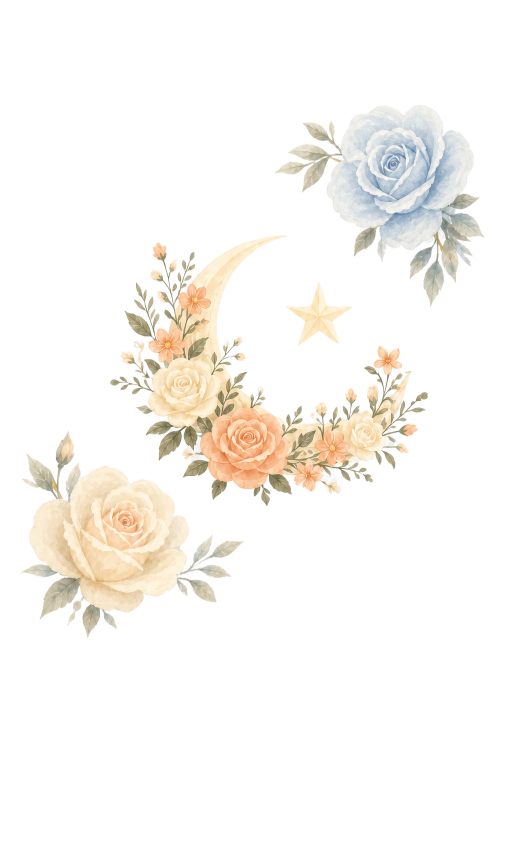
#> input picture docs/rose-horizon-art/walimah/props.png, 1024 x 1696 px, found by its file name (shown at 1/2 size)
$ python walimah-crop-fix.py
#> lines starting #> are read from the running program, lines starting #| are printed output that depends on the picture; after the words box and inside, x2 and y2 are one past the last pixel; in counts of white or black regions, pixels touching at a corner belong together
#!/usr/bin/env python3
"""Manual crop for walimah: extract at a small group-gap (genuinely separates wreath from
cream rose, unlike welcome's zero-gap fusion) then recombine wreath+star into one asset,
since 'Rose-wreathed crescent moon and star' is a single confirmed icon in spec/assets.json.
"""
import json
from pathlib import Path

import numpy as np
from PIL import Image
from scipy import ndimage

ART = Path("/Users/helmyheiry/wedding-invite-app/.worktrees/rose-horizon-20260908/docs/rose-horizon-art/walimah")
OUT = Path("/Users/helmyheiry/wedding-invite-app/.worktrees/rose-horizon-20260908/docs/rose-horizon-props/walimah")
OUT.mkdir(parents=True, exist_ok=True)

sheet = Image.open(ART / "props.png").convert("RGBA")
#> sheet is the input picture: PIL image 1024x1696 RGBA; mean R, G, B, A 40.7, 38.1, 34, 42.2
arr = np.asarray(sheet)
a = arr[:, :, 3]
solid = a > 16
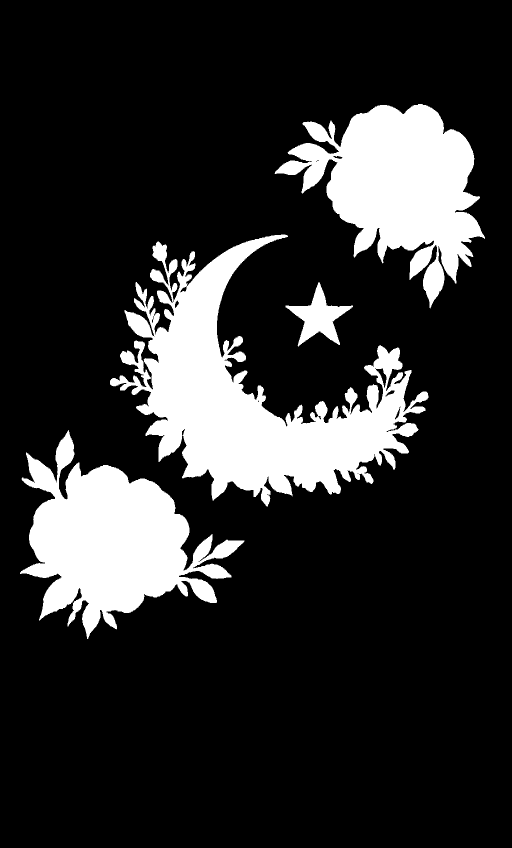
#> solid: shape (1696, 1024) bool (shown at 1/2 size); 17.5% white; 4 white regions, box (x1, y1, x2, y2) and area: (220, 469, 857, 1013) 128427, (40, 860, 489, 1278) 85413, (549, 208, 970, 617) 83553, (571, 564, 706, 693) 6218

GAP = 2  # small enough that wreath and cream rose stay genuinely separate (verified: 4 real
         # groups at gap<=12; only merges into fewer at gap>=16, which is a false fusion)
k = 2 * GAP + 1
grouped = ndimage.binary_dilation(solid, np.ones((k, k)))
#> grouped: shape (1696, 1024) bool; 19.4% white; 4 white regions, box (x1, y1, x2, y2) and area: (218, 467, 859, 1015) 146069, (38, 858, 491, 1280) 92912, (547, 206, 972, 619) 90547, (569, 562, 708, 695) 7529
lbl, n = ndimage.label(grouped)
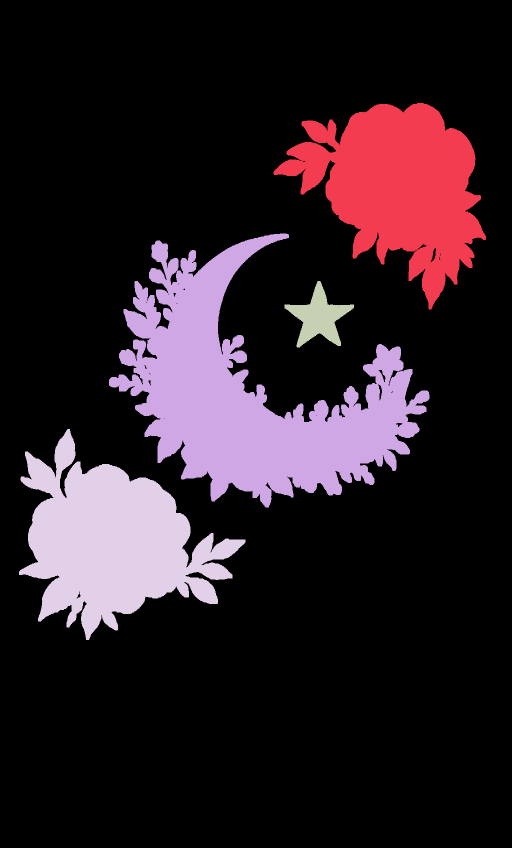
#> lbl: shape (1696, 1024) int32 (shown at 1/2 size); 5 distinct labels, from 0 to 4; one colour per label, 0 black
#> n = 4

groups = []
for i in range(1, n + 1):
    ys, xs = np.nonzero((lbl == i) & solid)
    if len(xs) < 400:
        continue
    box = (int(xs.min()), int(ys.min()), int(xs.max()) + 1, int(ys.max()) + 1)
    groups.append((box, lbl == i))
#> this loop made 4 passes
#> box on passes 1 to 4: (549, 208, 970, 617), (220, 469, 857, 1013), (571, 564, 706, 693), (40, 860, 489, 1278)
#> after the loop, groups = 4 items

print(f"{len(groups)} raw groups at gap={GAP}:")
#| 4 raw groups at gap=2:
for (x0, y0, x1, y1), _ in groups:
    print(f"  ({x0},{y0})-({x1},{y1}) size {x1-x0}x{y1-y0}")
#> this loop made 4 passes
#|   (549,208)-(970,617) size 421x409
#|   (220,469)-(857,1013) size 637x544
#|   (571,564)-(706,693) size 135x129
#|   (40,860)-(489,1278) size 449x418

# Identify by box (measured earlier): wreath ~(220,469)-(857,1013), star ~(571,564)-(706,693),
# cream rose ~(40,860)-(489,1278), blue rose ~(549,208)-(970,617)
def closest(target):
    tx0, ty0, tx1, ty1 = target
    best = min(groups, key=lambda g: abs(g[0][0]-tx0)+abs(g[0][1]-ty0)+abs(g[0][2]-tx1)+abs(g[0][3]-ty1))
    return best

wreath = closest((220, 469, 857, 1013))
star = closest((571, 564, 706, 693))
cream_rose = closest((40, 860, 489, 1278))
blue_rose = closest((549, 208, 970, 617))

assert wreath != cream_rose and wreath != blue_rose, "wreath collided with a rose -- box matching failed"

def save_crop(mask_list, name):
    """Union one or more (box, mask) groups into a single cropped RGBA asset."""
#> called with name = 'Rose-wreathed crescent moon and star'
    x0 = min(b[0] for b, _ in mask_list)
    y0 = min(b[1] for b, _ in mask_list)
    x1 = max(b[2] for b, _ in mask_list)
    y1 = max(b[3] for b, _ in mask_list)
    combined_mask = np.zeros(solid.shape, dtype=bool)
    for _, m in mask_list:
        combined_mask |= m
#> combined_mask: shape (1696, 1024) bool; 8.8% white; 2 white regions, box (x1, y1, x2, y2) and area: (218, 467, 859, 1015) 146069, (569, 562, 708, 695) 7529
    crop_arr = arr[y0:y1, x0:x1].copy()
    crop_mask = combined_mask[y0:y1, x0:x1]
    crop_arr[:, :, 3] = np.where(crop_mask, crop_arr[:, :, 3], 0)
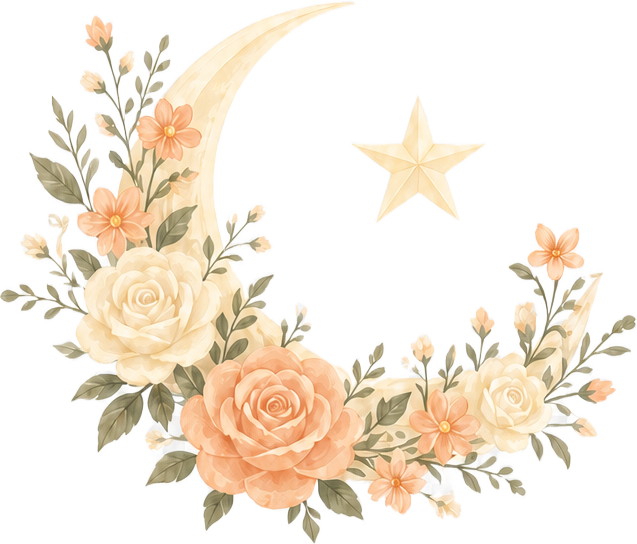
#> crop_arr: shape (544, 637, 4); mean R, G, B, A 101.9, 91.5, 77.5, 92.1; transparent parts drawn white
#> crop_mask: shape (544, 637) bool; 44.3% white; 2 white regions, box (x1, y1, x2, y2) and area: (0, 0, 637, 544) 145961, (349, 93, 488, 226) 7529
    out_path = OUT / f"{name}.webp"
    Image.fromarray(crop_arr, "RGBA").save(out_path, lossless=True)
    w, h = x1 - x0, y1 - y0
    cw, ch = solid.shape[1], solid.shape[0]
#> cw = 1024; ch = 1696
    pct = dict(x=round(100*(x0+w/2)/cw, 2), y=round(100*(y0+h/2)/ch, 2),
               w=round(100*w/cw, 2), h=round(100*h/ch, 2))
    print(f"saved {name}: ({x0},{y0})-({x1},{y1}) {w}x{h} pct={pct}")
#| saved Rose-wreathed crescent moon and star: (220,469)-(857,1013) 637x544 pct={'x': 52.59, 'y': 43.69, 'w': 62.21, 'h': 32.08}
    return dict(name=name, matched=True, via="manual-crop", box=[x0, y0, x1, y1], size=[w, h], pct=pct)

manifest_props = [
    save_crop([wreath, star], "Rose-wreathed crescent moon and star"),
    save_crop([cream_rose], "Cream rose bloom"),
    save_crop([blue_rose], "Dusty blue-grey rose bloom"),
]
#> call 2 of save_crop, with name = 'Cream rose bloom'
#> after the loop in save_crop (call 2), `for _, m in mask_list:`: combined_mask: shape (1696, 1024) bool; 5.3% white; 1 white region, box (x1, y1, x2, y2) and area: (38, 858, 491, 1280) 92912
#> in save_crop (call 2), `crop_arr[:, :, 3] = np.where(crop_mask, crop_arr[:, :, 3], 0)`:
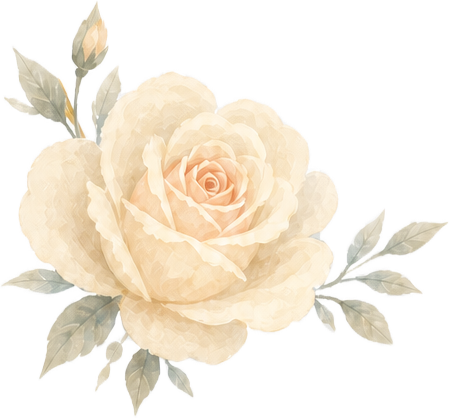
#> crop_arr: shape (418, 449, 4); mean R, G, B, A 127.7, 117, 101.2, 111.5; transparent parts drawn white
#> in save_crop (call 2), `crop_arr[:, :, 3] = np.where(crop_mask, crop_arr[:, :, 3], 0)`: crop_mask: shape (418, 449) bool; 49.5% white; 1 white region, box (x1, y1, x2, y2) and area: (0, 0, 449, 418) 92860
#| saved Cream rose bloom: (40,860)-(489,1278) 449x418 pct={'x': 25.83, 'y': 63.03, 'w': 43.85, 'h': 24.65}
#> call 3 of save_crop, with name = 'Dusty blue-grey rose bloom'
#> after the loop in save_crop (call 3), `for _, m in mask_list:`: combined_mask: shape (1696, 1024) bool; 5.2% white; 1 white region, box (x1, y1, x2, y2) and area: (547, 206, 972, 619) 90547
#> in save_crop (call 3), `crop_arr[:, :, 3] = np.where(crop_mask, crop_arr[:, :, 3], 0)`:
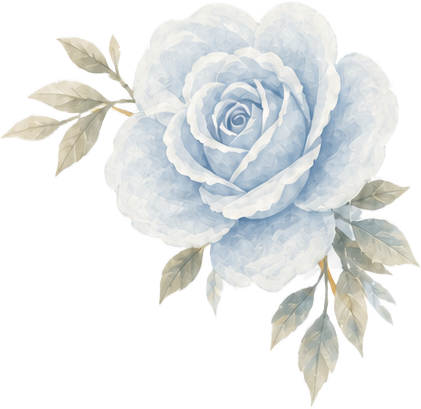
#> crop_arr: shape (409, 421, 4); mean R, G, B, A 105.7, 108, 107.4, 119.1; transparent parts drawn white
#> in save_crop (call 3), `crop_arr[:, :, 3] = np.where(crop_mask, crop_arr[:, :, 3], 0)`:
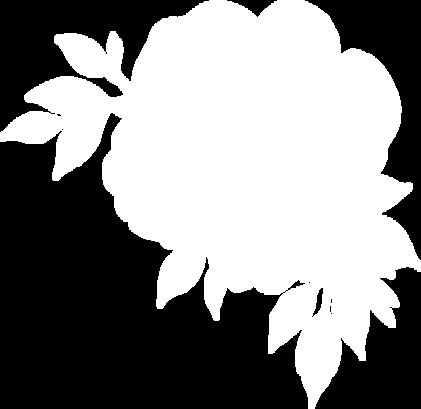
#> crop_mask: shape (409, 421) bool; 52.5% white; 12 black regions (6 under 20 px), largest, box (x1, y1, x2, y2) and area: (0, 113, 308, 409) 51932, (0, 0, 209, 132) 11441, (305, 0, 421, 260) 9625, (315, 267, 421, 409) 8222, (227, 0, 277, 17) 350, (312, 288, 323, 317) 121
#| saved Dusty blue-grey rose bloom: (549,208)-(970,617) 421x409 pct={'x': 74.17, 'y': 24.32, 'w': 41.11, 'h': 24.12}

Image.open(ART / "background.png").convert("RGB").save(OUT / "background.webp", quality=92)
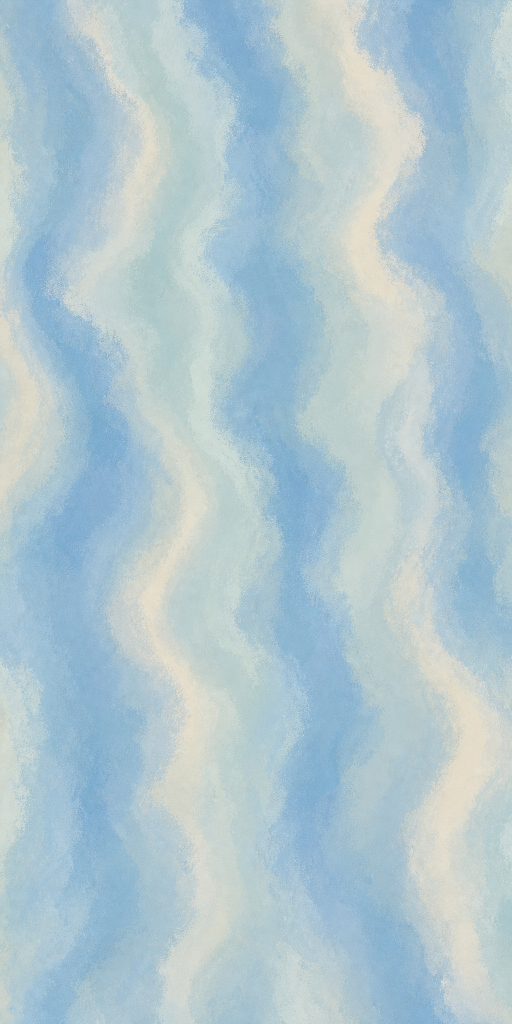
#> input picture docs/rose-horizon-art/walimah/background.png, 1024 x 2048 px, found by its file name (shown at 1/2 size)
json.dump(dict(section="walimah", design_size=[solid.shape[1], solid.shape[0]], props=manifest_props),
          open(OUT / "manifest.json", "w"), indent=2)
print("manifest written")
